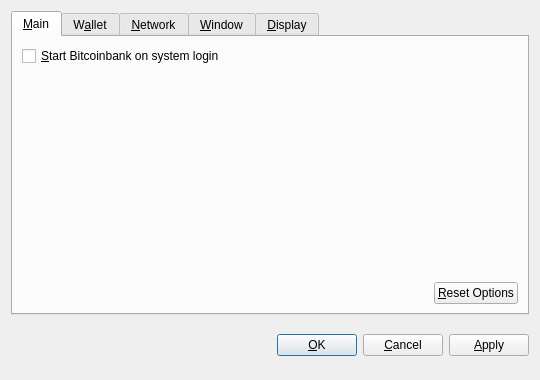
<?xml version="1.0" encoding="UTF-8"?>
<ui version="4.0">
 <class>OptionsDialog</class>
 <widget class="QDialog" name="OptionsDialog">
  <property name="geometry">
   <rect>
    <x>0</x>
    <y>0</y>
    <width>540</width>
    <height>380</height>
   </rect>
  </property>
  <property name="windowTitle">
   <string>Options</string>
  </property>
  <property name="modal">
   <bool>true</bool>
  </property>
  <layout class="QVBoxLayout" name="verticalLayout">
   <item>
    <widget class="QTabWidget" name="tabWidget">
     <property name="tabPosition">
      <enum>QTabWidget::North</enum>
     </property>
     <property name="currentIndex">
      <number>0</number>
     </property>
     <widget class="QWidget" name="tabMain">
      <attribute name="title">
       <string>&amp;Main</string>
      </attribute>
      <layout class="QVBoxLayout" name="verticalLayout_Main">
       <item>
        <widget class="QCheckBox" name="bitcoinAtStartup">
         <property name="toolTip">
          <string>Automatically start Bitcoinbank after logging in to the system.</string>
         </property>
         <property name="text">
          <string>&amp;Start Bitcoinbank on system login</string>
         </property>
        </widget>
       </item>
       <item>
        <spacer name="verticalSpacer_Main">
         <property name="orientation">
          <enum>Qt::Vertical</enum>
         </property>
         <property name="sizeHint" stdset="0">
          <size>
           <width>20</width>
           <height>40</height>
          </size>
         </property>
        </spacer>
       </item>
       <item>
        <layout class="QHBoxLayout" name="horizontalLayout_2_Main">
         <item>
          <spacer name="horizontalSpacer_2_Main">
           <property name="orientation">
            <enum>Qt::Horizontal</enum>
           </property>
           <property name="sizeHint" stdset="0">
            <size>
             <width>40</width>
             <height>20</height>
            </size>
           </property>
          </spacer>
         </item>
         <item>
          <widget class="QPushButton" name="resetButton">
           <property name="toolTip">
            <string>Reset all client options to default.</string>
           </property>
           <property name="text">
            <string>&amp;Reset Options</string>
           </property>
           <property name="autoDefault">
            <bool>false</bool>
           </property>
          </widget>
         </item>
        </layout>
       </item>
      </layout>
     </widget>
     <widget class="QWidget" name="tabWallet">
      <attribute name="title">
       <string>W&amp;allet</string>
      </attribute>
      <layout class="QVBoxLayout" name="verticalLayout_Network">
       <item>
        <widget class="QLabel" name="transactionFeeInfoLabel">
         <property name="text">
          <string>Optional transaction fee per kB that helps make sure your transactions are processed quickly. Most transactions are 1 kB.</string>
         </property>
         <property name="textFormat">
          <enum>Qt::PlainText</enum>
         </property>
         <property name="wordWrap">
          <bool>true</bool>
         </property>
        </widget>
       </item>
       <item>
        <layout class="QHBoxLayout" name="horizontalLayout_1_Main">
         <item>
          <widget class="QLabel" name="transactionFeeLabel">
           <property name="text">
            <string>Pay transaction &amp;fee</string>
           </property>
           <property name="textFormat">
            <enum>Qt::PlainText</enum>
           </property>
           <property name="buddy">
            <cstring>transactionFee</cstring>
           </property>
          </widget>
         </item>
         <item>
          <widget class="BitcoinAmountField" name="transactionFee"/>
         </item>
         <item>
          <spacer name="horizontalSpacer_1_Main">
           <property name="orientation">
            <enum>Qt::Horizontal</enum>
           </property>
           <property name="sizeHint" stdset="0">
            <size>
             <width>40</width>
             <height>20</height>
            </size>
           </property>
          </spacer>
         </item>
        </layout>
       </item>
       <item>
        <widget class="QLabel" name="label">
         <property name="text">
          <string>If you disable the spending of unconfirmed change, the change from a transaction cannot be used until that transaction has at least one confirmation. This also affects how your balance is computed.</string>
         </property>
         <property name="wordWrap">
          <bool>true</bool>
         </property>
        </widget>
       </item>
       <item>
        <widget class="QCheckBox" name="spendZeroConfChange">
         <property name="text">
          <string>Spend unconfirmed change  (experts only)</string>
         </property>
        </widget>
       </item>
       <item>
        <spacer name="verticalSpacer">
         <property name="orientation">
          <enum>Qt::Vertical</enum>
         </property>
         <property name="sizeHint" stdset="0">
          <size>
           <width>20</width>
           <height>40</height>
          </size>
         </property>
        </spacer>
       </item>
      </layout>
     </widget>
     <widget class="QWidget" name="tabNetwork">
      <attribute name="title">
       <string>&amp;Network</string>
      </attribute>
      <layout class="QVBoxLayout" name="verticalLayout_Network">
       <item>
        <widget class="QCheckBox" name="mapPortUpnp">
         <property name="toolTip">
          <string>Automatically open the Bitcoinbank client port on the router. This only works when your router supports UPnP and it is enabled.</string>
         </property>
         <property name="text">
          <string>Map port using &amp;UPnP</string>
         </property>
        </widget>
       </item>
       <item>
        <widget class="QCheckBox" name="connectSocks">
         <property name="toolTip">
          <string>Connect to the Bitcoinbank network through a SOCKS proxy (e.g. when connecting through Tor).</string>
         </property>
         <property name="text">
          <string>&amp;Connect through SOCKS proxy:</string>
         </property>
        </widget>
       </item>
       <item>
        <layout class="QHBoxLayout" name="horizontalLayout_Network">
         <item>
          <widget class="QLabel" name="proxyIpLabel">
           <property name="text">
            <string>Proxy &amp;IP:</string>
           </property>
           <property name="textFormat">
            <enum>Qt::PlainText</enum>
           </property>
           <property name="buddy">
            <cstring>proxyIp</cstring>
           </property>
          </widget>
         </item>
         <item>
          <widget class="QValidatedLineEdit" name="proxyIp">
           <property name="maximumSize">
            <size>
             <width>140</width>
             <height>16777215</height>
            </size>
           </property>
           <property name="toolTip">
            <string>IP address of the proxy (e.g. 127.0.0.1)</string>
           </property>
          </widget>
         </item>
         <item>
          <widget class="QLabel" name="proxyPortLabel">
           <property name="text">
            <string>&amp;Port:</string>
           </property>
           <property name="textFormat">
            <enum>Qt::PlainText</enum>
           </property>
           <property name="buddy">
            <cstring>proxyPort</cstring>
           </property>
          </widget>
         </item>
         <item>
          <widget class="QLineEdit" name="proxyPort">
           <property name="maximumSize">
            <size>
             <width>55</width>
             <height>16777215</height>
            </size>
           </property>
           <property name="toolTip">
            <string>Port of the proxy (e.g. 9050)</string>
           </property>
          </widget>
         </item>
         <item>
          <widget class="QLabel" name="socksVersionLabel">
           <property name="text">
            <string>SOCKS &amp;Version:</string>
           </property>
           <property name="textFormat">
            <enum>Qt::PlainText</enum>
           </property>
           <property name="buddy">
            <cstring>socksVersion</cstring>
           </property>
          </widget>
         </item>
         <item>
          <widget class="QValueComboBox" name="socksVersion">
           <property name="toolTip">
            <string>SOCKS version of the proxy (e.g. 5)</string>
           </property>
          </widget>
         </item>
         <item>
          <spacer name="horizontalSpacer_Network">
           <property name="orientation">
            <enum>Qt::Horizontal</enum>
           </property>
           <property name="sizeHint" stdset="0">
            <size>
             <width>40</width>
             <height>20</height>
            </size>
           </property>
          </spacer>
         </item>
        </layout>
       </item>
       <item>
        <spacer name="verticalSpacer_Network">
         <property name="orientation">
          <enum>Qt::Vertical</enum>
         </property>
         <property name="sizeHint" stdset="0">
          <size>
           <width>20</width>
           <height>40</height>
          </size>
         </property>
        </spacer>
       </item>
      </layout>
     </widget>
     <widget class="QWidget" name="tabWindow">
      <attribute name="title">
       <string>&amp;Window</string>
      </attribute>
      <layout class="QVBoxLayout" name="verticalLayout_Window">
       <item>
        <widget class="QCheckBox" name="minimizeToTray">
         <property name="toolTip">
          <string>Show only a tray icon after minimizing the window.</string>
         </property>
         <property name="text">
          <string>&amp;Minimize to the tray instead of the taskbar</string>
         </property>
        </widget>
       </item>
       <item>
        <widget class="QCheckBox" name="minimizeOnClose">
         <property name="toolTip">
          <string>Minimize instead of exit the application when the window is closed. When this option is enabled, the application will be closed only after selecting Quit in the menu.</string>
         </property>
         <property name="text">
          <string>M&amp;inimize on close</string>
         </property>
        </widget>
       </item>
       <item>
        <spacer name="verticalSpacer_Window">
         <property name="orientation">
          <enum>Qt::Vertical</enum>
         </property>
         <property name="sizeHint" stdset="0">
          <size>
           <width>20</width>
           <height>40</height>
          </size>
         </property>
        </spacer>
       </item>
      </layout>
     </widget>
     <widget class="QWidget" name="tabDisplay">
      <attribute name="title">
       <string>&amp;Display</string>
      </attribute>
      <layout class="QVBoxLayout" name="verticalLayout_Display">
       <item>
        <layout class="QHBoxLayout" name="horizontalLayout_1_Display">
         <item>
          <widget class="QLabel" name="langLabel">
           <property name="text">
            <string>User Interface &amp;language:</string>
           </property>
           <property name="textFormat">
            <enum>Qt::PlainText</enum>
           </property>
           <property name="buddy">
            <cstring>lang</cstring>
           </property>
          </widget>
         </item>
         <item>
          <widget class="QValueComboBox" name="lang">
           <property name="toolTip">
            <string>The user interface language can be set here. This setting will take effect after restarting Bitcoinbank.</string>
           </property>
          </widget>
         </item>
        </layout>
       </item>
       <item>
        <layout class="QHBoxLayout" name="horizontalLayout_2_Display">
         <item>
          <widget class="QLabel" name="unitLabel">
           <property name="text">
            <string>&amp;Unit to show amounts in:</string>
           </property>
           <property name="textFormat">
            <enum>Qt::PlainText</enum>
           </property>
           <property name="buddy">
            <cstring>unit</cstring>
           </property>
          </widget>
         </item>
         <item>
          <widget class="QValueComboBox" name="unit">
           <property name="toolTip">
            <string>Choose the default subdivision unit to show in the interface and when sending coins.</string>
           </property>
          </widget>
         </item>
        </layout>
       </item>
       <item>
        <widget class="QCheckBox" name="displayAddresses">
         <property name="toolTip">
          <string>Whether to show Bitcoinbank addresses in the transaction list or not.</string>
         </property>
         <property name="text">
          <string>&amp;Display addresses in transaction list</string>
         </property>
        </widget>
       </item>
       <item>
        <widget class="QCheckBox" name="coinControlFeatures">
         <property name="toolTip">
          <string>Whether to show coin control features or not.</string>
         </property>
         <property name="text">
          <string>Display coin &amp;control features (experts only!)</string>
         </property>
        </widget>
       </item>
       <item>
        <spacer name="verticalSpacer_Display">
         <property name="orientation">
          <enum>Qt::Vertical</enum>
         </property>
         <property name="sizeHint" stdset="0">
          <size>
           <width>20</width>
           <height>40</height>
          </size>
         </property>
        </spacer>
       </item>
      </layout>
     </widget>
    </widget>
   </item>
   <item>
    <layout class="QHBoxLayout" name="horizontalLayout_Buttons">
     <item>
      <spacer name="horizontalSpacer_1">
       <property name="orientation">
        <enum>Qt::Horizontal</enum>
       </property>
       <property name="sizeHint" stdset="0">
        <size>
         <width>40</width>
         <height>48</height>
        </size>
       </property>
      </spacer>
     </item>
     <item>
      <widget class="QLabel" name="statusLabel">
       <property name="font">
        <font>
         <weight>75</weight>
         <bold>true</bold>
        </font>
       </property>
       <property name="text">
        <string/>
       </property>
       <property name="textFormat">
        <enum>Qt::PlainText</enum>
       </property>
       <property name="wordWrap">
        <bool>true</bool>
       </property>
      </widget>
     </item>
     <item>
      <spacer name="horizontalSpacer_2">
       <property name="orientation">
        <enum>Qt::Horizontal</enum>
       </property>
       <property name="sizeHint" stdset="0">
        <size>
         <width>40</width>
         <height>48</height>
        </size>
       </property>
      </spacer>
     </item>
     <item>
      <widget class="QPushButton" name="okButton">
       <property name="text">
        <string>&amp;OK</string>
       </property>
      </widget>
     </item>
     <item>
      <widget class="QPushButton" name="cancelButton">
       <property name="text">
        <string>&amp;Cancel</string>
       </property>
       <property name="autoDefault">
        <bool>false</bool>
       </property>
      </widget>
     </item>
     <item>
      <widget class="QPushButton" name="applyButton">
       <property name="text">
        <string>&amp;Apply</string>
       </property>
       <property name="autoDefault">
        <bool>false</bool>
       </property>
      </widget>
     </item>
    </layout>
   </item>
  </layout>
 </widget>
 <customwidgets>
  <customwidget>
   <class>BitcoinAmountField</class>
   <extends>QSpinBox</extends>
   <header>bitcoinamountfield.h</header>
  </customwidget>
  <customwidget>
   <class>QValueComboBox</class>
   <extends>QComboBox</extends>
   <header>qvaluecombobox.h</header>
  </customwidget>
  <customwidget>
   <class>QValidatedLineEdit</class>
   <extends>QLineEdit</extends>
   <header>qvalidatedlineedit.h</header>
  </customwidget>
 </customwidgets>
 <resources/>
 <connections/>
</ui>
